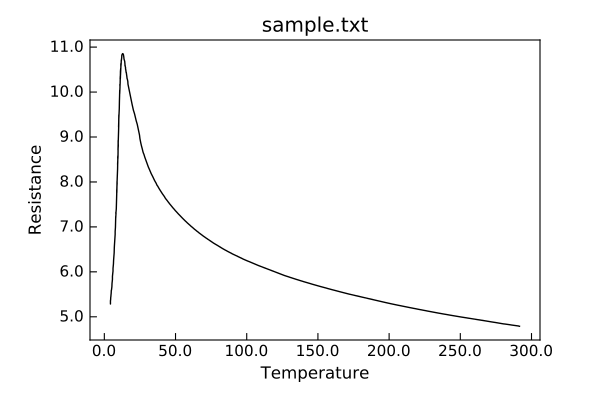

Recreate this plot in Python.
from Stoner import Data
from Stoner.plot.formats import PRBPlotStyle

d=Data("../sample.txt",setas="xy",template=PRBPlotStyle)
d.plot()
